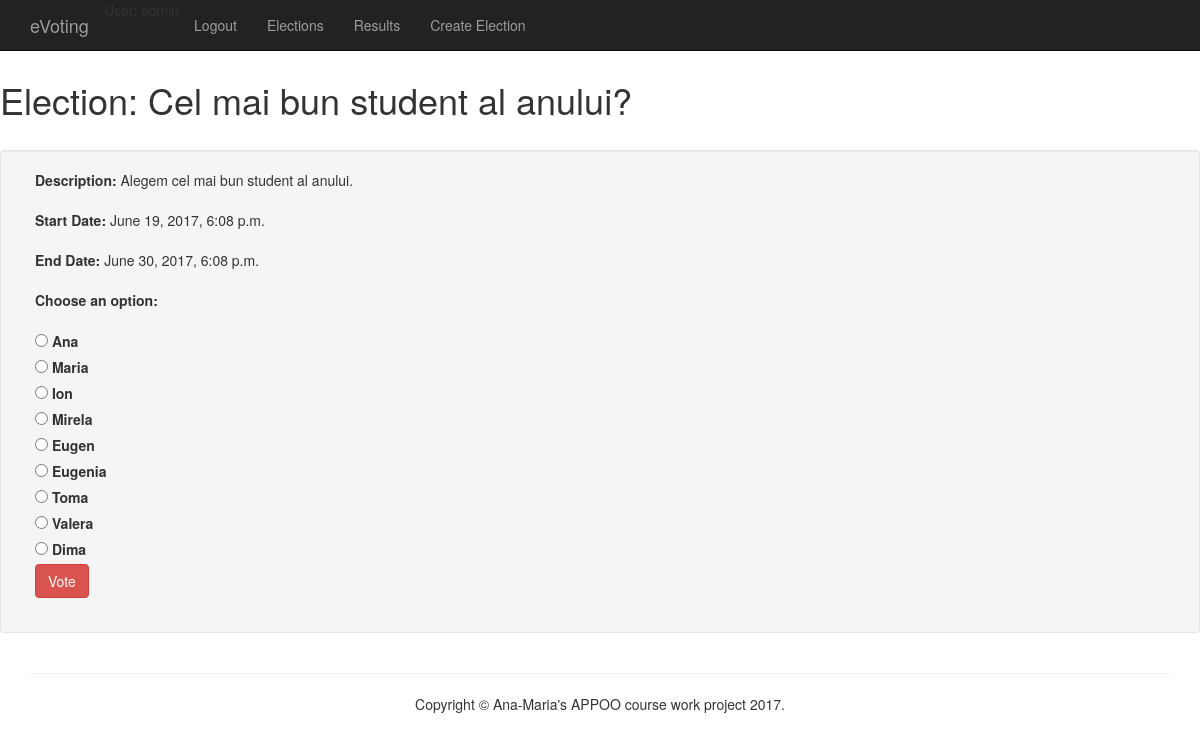
The app's page /election/11 (signed in) with its own data.
### election/models.py (models this page shows)
class Election(models.Model):
    STATUS_CHOICES =(
        (0, 'Open'),
        (1, 'Close'),
        (2, 'Canceled'),
        (3, 'Disqualified ')
    )
    name = models.CharField(max_length=255) #default 5
    description = models.TextField(max_length=512) #default 1?
    startDate = models.DateTimeField()
    endDate = models.DateTimeField()
    status = models.IntegerField(choices=STATUS_CHOICES)
    group = models.ForeignKey(Group)

class ElectionChoices(models.Model):
    election = models.ForeignKey(Election)  # specify model
    optionName = models.CharField(max_length=255)
    votes = models.IntegerField(default=0) #used to count the votes for a certain option

### election/views.py (the view, shortened to what this page needs)
# urls.py: url(r'^election/(?P<pk>\d+)$', ElectionDetail.as_view(), name='election-detail'),
class ElectionDetail(LoginRequiredMixin, View):
    def get(self, request, pk):
        election_id = Election.objects.get(pk=pk)
        return render(request, 'election/election_detail.html', {'election':election_id})
    '''
    def vote(self, request, pk):
        e = get_object_or_404(Election, pk=pk)
        try:
            selected_choice = e.electionchoices_set.get(pk=request.POST['choice'])
        except (KeyError, ElectionChoices.DoesNotExist):
            # Redisplay the poll voting form.

            return render_to_response('election/election_detail.html', {
                'election': e,
                'error_message': "You didn't select a choice.",
            }, context_instance=RequestContext(request))
        else:
            selected_choice.votes += 1
            selected_choice.save()
            # Always return an HttpResponseRedirect after successfully dealing
            # with POST data. This prevents data from being posted twice if a
            # user hits the Back button.
            return HttpResponseRedirect(reverse('results/', args=(e.id,)))
        '''

### templates/election/election_detail.html (shortened to what this page needs)
{% extends 'base.html' %}
{% block content %}
    <br>
    <br>
    <br>
  <h1>Election: {{ election.name }}</h1>
    <br>
    <div class="well">
    <form role="form" class="clearfix">
        <div class="col-md-12 form-group">
            <label>   Description:</label>
        {{ election.description }}
        </div>
        <div class="col-md-12 form-group">
        <label >Start Date:</label>
        {{ election.startDate }}
    </div>
    <div class="col-md-12 form-group">
        <label >End Date:</label>
        {{ election.endDate }}
    </div>
    <div class="col-md-12 form-group text-left"><label>Choose an option:</label></div>
    <div class="col-md-12 form-group text-left">
        <form action="{% url 'election:success-vote' %}" method="post">
    {% for electionchoices in election.electionchoices_set.all %}
    <input type="radio" name="choice" id="choice{{ forloop.counter }}" value="{{ choices.id }}" />
        <label for="choices{{ forloop.counter }}">{{ electionchoices.optionName }}</label><br />
    {% endfor %}
            <input type="submit" value="Vote" class="btn btn-danger" />
        </form>
    </div>
    </form>
    </div>
{% endblock %}

### records on screen
Election: name "Cel mai bun student al anului?", description "Alegem cel mai bun student al anului.", startDate "June 19, 2017, 6:08 p.m.", endDate "June 30, 2017, 6:08 p.m."
ElectionChoices: optionName "Ana"
ElectionChoices: optionName "Maria"
ElectionChoices: optionName "Ion"
ElectionChoices: optionName "Mirela"
ElectionChoices: optionName "Eugen"
ElectionChoices: optionName "Eugenia"
ElectionChoices: optionName "Toma"
ElectionChoices: optionName "Valera"
ElectionChoices: optionName "Dima"
